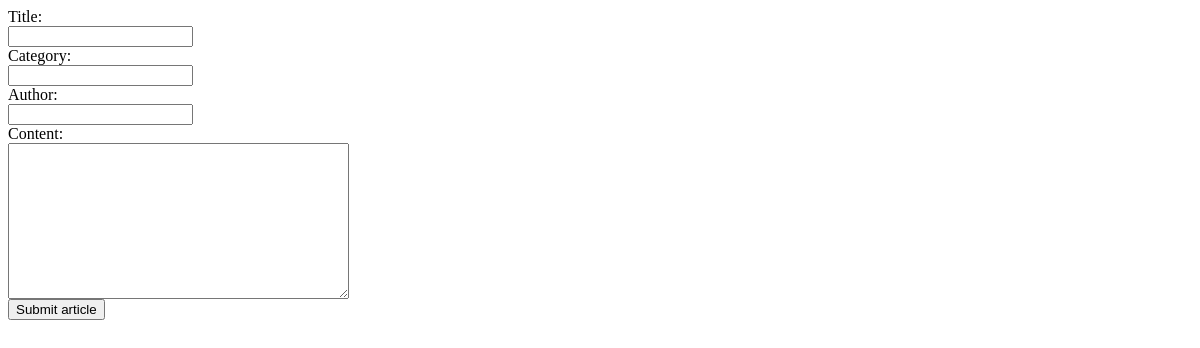
The page /blog/articles on the database as committed earlier.
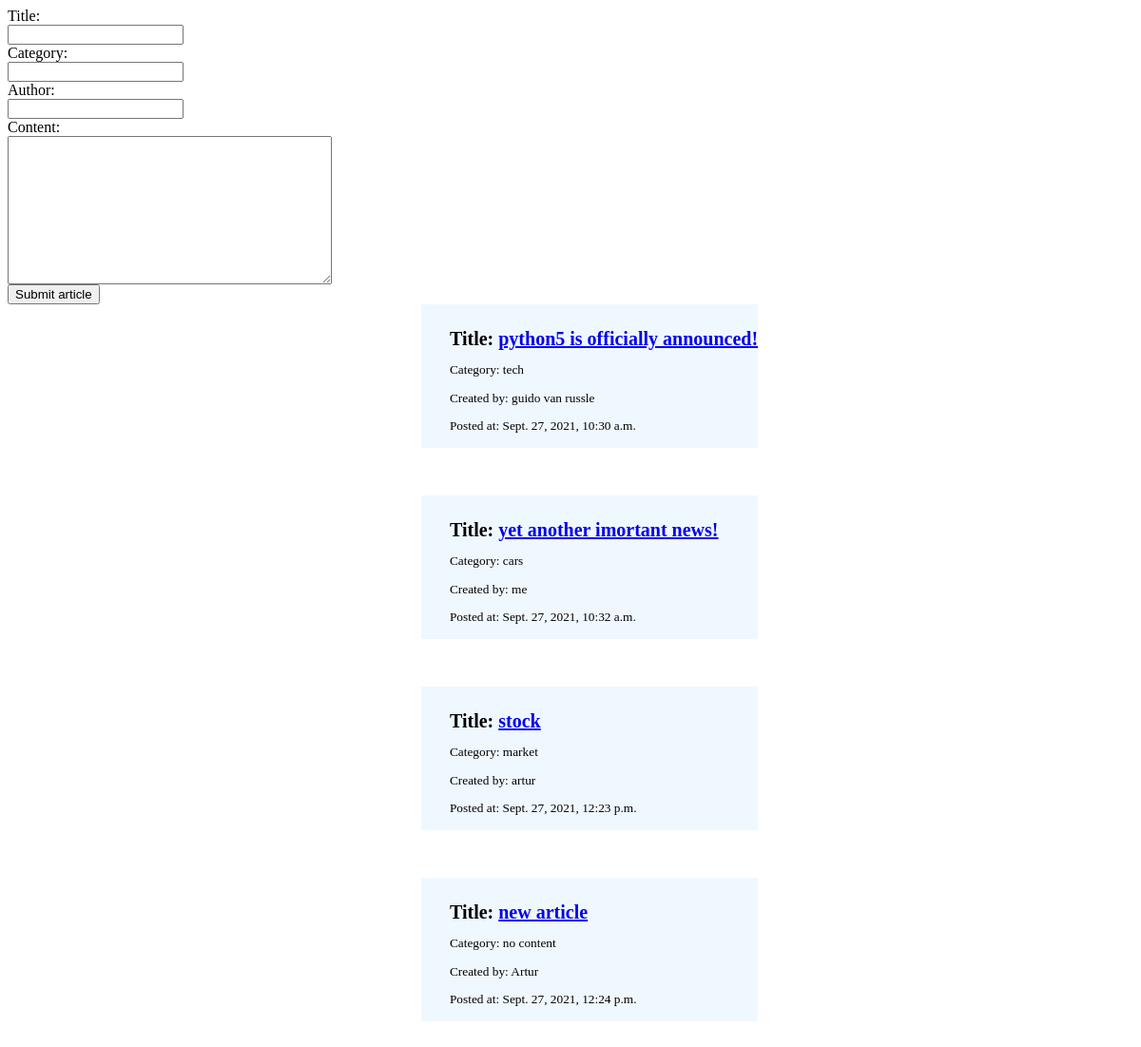
The same page on the database as committed later.
### blog/models.py (models this page shows, shortened)
class ArticleModel(models.Model):
    title = models.CharField(max_length=100)
    category = models.CharField(max_length=100)
    author = models.CharField(max_length=100)
    content = models.TextField()
    created_at = models.DateTimeField()

### blog/views.py (the view, shortened to what this page needs)
# urls.py: path('articles', Article.as_view()),
class Article(View):
    def get(self, request):
        articles = ArticleModel.objects.all()
        return render(request, "articles.html", {'articles': articles, 'form': ArticleForm()})

### blog/forms.py
class ArticleForm(ModelForm):
    class Meta:
        model = ArticleModel
        fields = ['title', 'category', 'author', 'content']

### blog/templates/articles.html (shortened to what this page needs)
<!DOCTYPE html>
<html>
    <head>
    </head>
    <body>
        <form action="" method="post">
            {{form}}
            <input type="submit" value="Submit article">
        </form>
        <ul>
            {% for article in articles %}
                <li>
                    <p>Title: <a href="http://127.0.0.1:8000/blog/articles/{{article.id}}">{{article.title}}</a></p>
                    <p>Category: {{article.category}}</p>
                    <p>Created by: {{article.author}}</p>
                    <p>Posted at: {{article.created_at}}</p>
                </li>
            {% endfor %}
        </ul>
    </body>
</html>

Rows that differ between the two databases and show on the page:
added ArticleModel: title "python5 is officially announced!", category "tech", author "guido van russle", created_at "Sept. 27, 2021, 10:30 a.m."
added ArticleModel: title "yet another imortant news!", category "cars", author "me", created_at "Sept. 27, 2021, 10:32 a.m."
added ArticleModel: title "stock", category "market", author "artur", created_at "Sept. 27, 2021, 12:23 p.m."
added ArticleModel: title "new article", category "no content", author "Artur", created_at "Sept. 27, 2021, 12:24 p.m."
